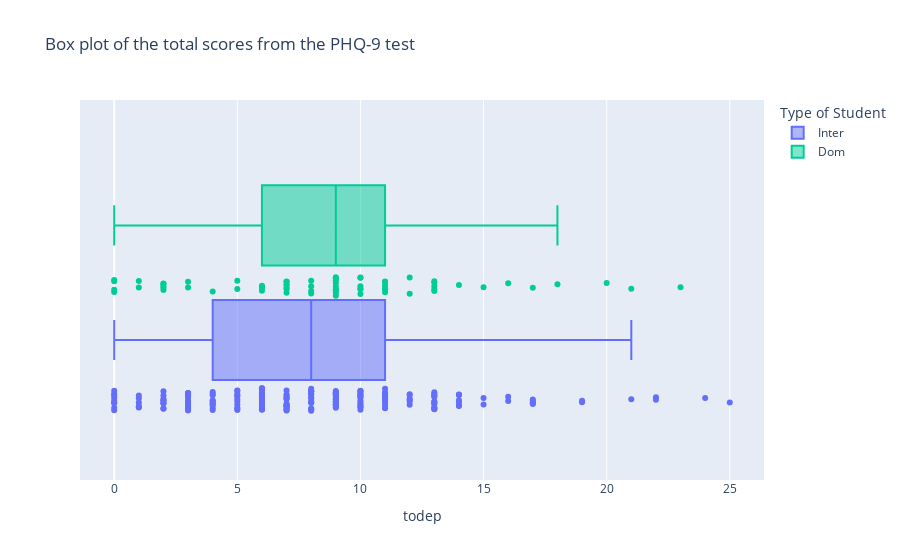

The notebook cell saved with this chart:
### Code cell
# Create the box plot figure
fig = px.box(
    
# Select the dataframe
    data_frame=df,

# Select the column you want to visualize
    x="todep",
    
# Select the additional column to determine different groups of data    
    color="inter_dom",

# Select the additional column to determine what information is shown when you hover over the plot
    hover_data=["age"],

# Select the option to view all data points
    points="all",

# Clean up the labels
    title="Box plot of the total scores from the PHQ-9 test",
    labels={"inter_dom":"Type of Student", "ToDep":"Total PHQ-9 Scores"})

# Show the figure
fig.show()

### Figure 1 — Plotly figure (JSON) as saved in the notebook; plotly's stock layout.template omitted (floating-point values rounded to 4 significant figures; data arrays with more than 128 entries replaced by an {"elided": "..."} marker saying what was removed)
{"data": [{"alignmentgroup": "True", "boxpoints": "all", "customdata": {"elided": "201x1 int values"}, "hovertemplate": "Type of Student=Inter<br>todep=%{x}<br>age=%{customdata[0]}<extra></extra>", "legendgroup": "Inter", "marker": {"color": "#636efa"}, "name": "Inter", "notched": false, "offsetgroup": "Inter", "orientation": "h", "showlegend": true, "type": "box", "x": {"elided": "201 int values"}, "x0": " ", "xaxis": "x", "y0": " ", "yaxis": "y"}, {"alignmentgroup": "True", "boxpoints": "all", "customdata": [[null], [null], [null], [null], [null], [null], [null], [null], [null], [null], [null], [null], [null], [null], [null], [null], [null], [null]], "hovertemplate": "Type of Student=<br>todep=%{x}<br>age=%{customdata[0]}<extra></extra>", "legendgroup": "", "marker": {"color": "#EF553B"}, "name": "", "notched": false, "offsetgroup": "", "orientation": "h", "showlegend": false, "type": "box", "x": [null, null, null, null, null, null, null, null, null, null, null, null, null, null, null, null, null, null], "x0": " ", "xaxis": "x", "y0": " ", "yaxis": "y"}, {"alignmentgroup": "True", "boxpoints": "all", "customdata": [[27], [18], [21], [20], [21], [20], [18], [22], [22], [20], [21], [21], [20], [21], [21], [20], [21], [21], [22], [21], [21], [19], [23], [18], [18], [18], [18], [18], [20], [20], [19], [20], [21], [23], [20], [21], [19], [20], [20], [21], [20], [19], [20], [20], [19], [24], [22], [21], [19], [23], [23], [21], [18], [21], [22], [20], [19], [18], [19], [20], [21], [22], [21], [22], [19], [19], [20]], "hovertemplate": "Type of Student=Dom<br>todep=%{x}<br>age=%{customdata[0]}<extra></extra>", "legendgroup": "Dom", "marker": {"color": "#00cc96"}, "name": "Dom", "notched": false, "offsetgroup": "Dom", "orientation": "h", "showlegend": true, "type": "box", "x": [12, 9, 7, 3, 10, 6, 6, 0, 13, 9, 7, 20, 21, 23, 2, 13, 7, 11, 5, 1, 8, 8, 11, 11, 0, 8, 16, 7, 2, 14, 9, 10, 15, 10, 12, 11, 11, 10, 3, 4, 18, 9, 5, 2, 7, 10, 7, 6, 9, 2, 13, 10, 9, 6, 0, 13, 9, 9, 17, 13, 0, 11, 8, 2, 9, 1, 7], "x0": " ", "xaxis": "x", "y0": " ", "yaxis": "y"}], "layout": {"boxmode": "group", "legend": {"title": {"text": "Type of Student"}, "tracegroupgap": 0}, "title": {"text": "Box plot of the total scores from the PHQ-9 test"}, "xaxis": {"anchor": "y", "domain": [0, 1], "title": {"text": "todep"}}, "yaxis": {"anchor": "x", "domain": [0, 1]}}}
